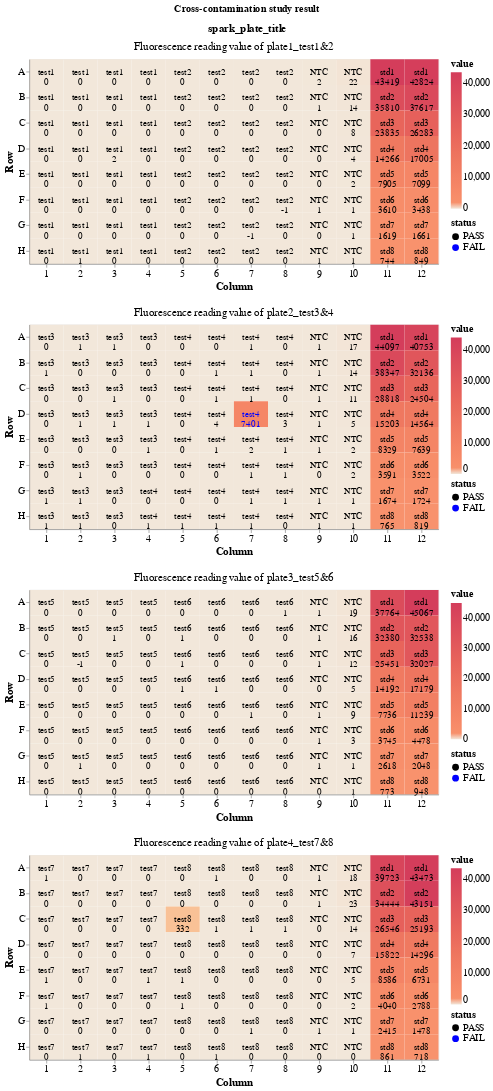

Here is the notebook cell this chart was saved with:
### Code cell
domain = ['PASS', 'FAIL']
range_ = ['black', 'blue']


heatmap = alt.Chart(cc_data).mark_rect().encode(
    x=alt.X('column:O', 
            title='Column', 
            axis=alt.Axis(labelAngle=0)
           ),
    y=alt.Y('row:O', 
            title='Row'
           ),
    color=alt.Color('value:Q', scale=alt.Scale(scheme='lightorange', domainMid=700))
    
).properties(
    width=600,
    height=300
)

text = alt.Chart(cc_data).mark_text(align='center', baseline='middle',  color='black', size=13, lineBreak='\n' ).encode(
    x=alt.X('column:O', 
            title='Column'
           ),
    y=alt.Y('row:O', 
            title='Row'
           ),
    color = alt.Color('status:N', scale=alt.Scale(domain=domain, range=range_)),
    text=alt.Text('label:N')
)


chart1 = alt.layer(heatmap, text, data=cc_data, width=800, height = 400).facet(
    facet=alt.Facet('spark_plate_title:N'), columns=1,
).properties(
    title=alt.TitleParams(f'Cross-contamination study result',
                          anchor='middle',
                          fontSize=15,
                          dy=-10)
).resolve_scale( 
      x='independent', y='independent'
#     color='independent'
).resolve_axis(
    x='independent', y= 'independent'
).configure_axis(
    titleFontSize=16,
    labelFontSize=14
).configure_legend(
    titleFontSize=14,
    labelFontSize=14
).configure_facet(
    spacing=20
).configure_header(
    titleFontSize=16,
    labelFontSize=16
)
chart1

### Figure 1 — Vega-Lite specification as saved in the notebook (floating-point values rounded to 4 significant figures; data arrays with more than 128 entries replaced by an {"elided": "..."} marker saying what was removed)
{"config": {"view": {"continuousWidth": 400, "continuousHeight": 300}, "axis": {"labelFontSize": 14, "titleFontSize": 16}, "facet": {"spacing": 20}, "header": {"labelFontSize": 16, "titleFontSize": 16}, "legend": {"labelFontSize": 14, "titleFontSize": 14}}, "data": {"name": "data-d14dea560b3f8f97ca6b4cfb00e72e61"}, "facet": {"type": "nominal", "field": "spark_plate_title"}, "spec": {"layer": [{"mark": "rect", "encoding": {"color": {"type": "quantitative", "field": "value", "scale": {"domainMid": 700, "scheme": "lightorange"}}, "x": {"type": "ordinal", "axis": {"labelAngle": 0}, "field": "column", "title": "Column"}, "y": {"type": "ordinal", "field": "row", "title": "Row"}}, "height": 300, "width": 600}, {"mark": {"type": "text", "align": "center", "baseline": "middle", "color": "black", "lineBreak": "\n", "size": 13}, "encoding": {"color": {"type": "nominal", "field": "status", "scale": {"domain": ["PASS", "FAIL"], "range": ["black", "blue"]}}, "text": {"type": "nominal", "field": "label"}, "x": {"type": "ordinal", "field": "column", "title": "Column"}, "y": {"type": "ordinal", "field": "row", "title": "Row"}}}], "height": 400, "width": 800}, "columns": 1, "resolve": {"axis": {"x": "independent", "y": "independent"}, "scale": {"x": "independent", "y": "independent"}}, "title": {"text": "Cross-contamination study result", "anchor": "middle", "dy": -10, "fontSize": 15}, "$schema": "https://vega.github.io/schema/vega-lite/v4.8.1.json", "datasets": {"data-d14dea560b3f8f97ca6b4cfb00e72e61": {"elided": "384 records"}}}
